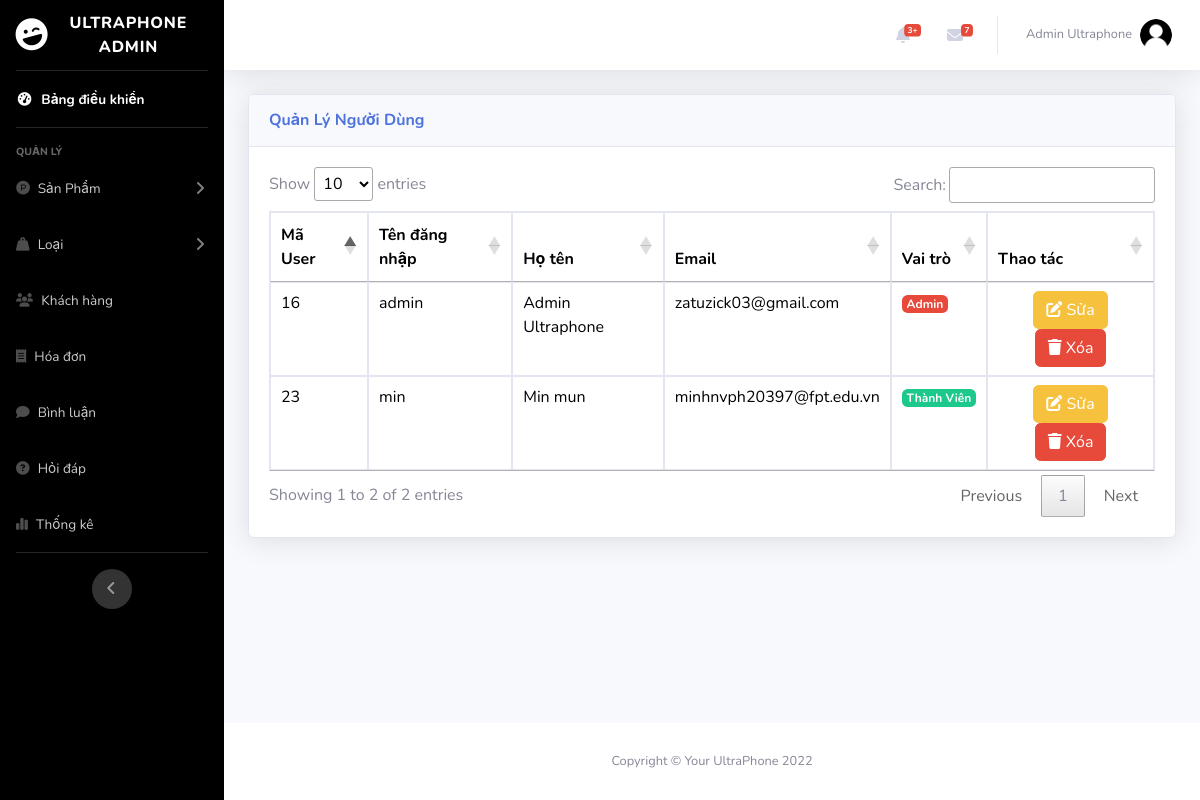
/admin/index.php?act=list_user (signed in), run on the app's committed database.
### tables this page shows
CREATE TABLE `user` (
  `id_user` int(11) NOT NULL,
  `user_name` varchar(50) NOT NULL,
  `password` varchar(50) NOT NULL,
  `full_name` varchar(255) NOT NULL,
  `sex` tinyint(4) NOT NULL DEFAULT 0,
  `email_user` varchar(255) NOT NULL,
  `address` varchar(255) NOT NULL,
  `phone_user` varchar(25) NOT NULL,
  `img_user` varchar(255) NOT NULL,
  `register_date` date DEFAULT NULL,
  `last_login` date DEFAULT NULL,
  `role` tinyint(1) NOT NULL DEFAULT 0
);

### admin/controller/controller.php (called while the page is built)
<?php
function render($path, $data = [])
{
    extract($data);
    $view = "view/" . $path . ".php";
    include_once $view;
}

### admin/model/pdo.php (called while the page is built, shortened)
<?php
function pdo_get_connection(){
    $dburl = "mysql:host=127.0.0.1;dbname=ultraphone;charset=utf8";
    $username = 'root';
    $password = '';
    $conn = new PDO($dburl, $username, $password);
    $conn->setAttribute(PDO::ATTR_ERRMODE, PDO::ERRMODE_EXCEPTION);
    return $conn;
}
function pdo_query($sql){
    $sql_args = array_slice(func_get_args(), 1);
    try{
        $conn = pdo_get_connection();
        $stmt = $conn->prepare($sql);
        $stmt->execute($sql_args);
        $rows = $stmt->fetchAll();
        return $rows;
    }
    catch(PDOException $e){
        throw $e;
    }
    finally{
        unset($conn);
    }
}

### admin/model/nguoidung.php (called while the page is built, shortened)
<?php
function loadall_user()
{
    $sql = "SELECT * FROM user ORDER BY id_user DESC";
    $listuser = pdo_query($sql);
    return $listuser;
}

### admin/view/list_user.php (the view, shortened to what this page needs)
<?php include_once "header.php" ?>
<body id="page-top">
    <div id="wrapper">
        <?php include_once "nav.php" ?>
        <div class="container-fluid">
            <div class="card shadow mb-4">
                <div class="card-header py-3">
                    <h6 class="m-0 font-weight-bold text-primary">Quản Lý Người Dùng</h6>
                </div>
                <div class="card-body">
                    <div class="table-responsive">
                        <table class="table table-bordered" id="dataTable" width="100%" cellspacing="0">
                            <thead>
                                <tr>
                                    <th>Mã User</th>
                                    <th>Tên đăng nhập</th>
                                    <th>Họ tên</th>
                                    <th>Email</th>
                                    <th>Vai trò</th>
                                    <th>Thao tác</th>
                                </tr>
                            </thead>
                            <tbody>
                                <?php foreach ($listuser as $user) : ?>
                                    <tr>
                                        <td><?= $user['id_user'] ?></td>
                                        <td><?= $user['user_name'] ?></td>
                                        <td><?= $user['full_name'] ?></td>
                                        <td><?= $user['email_user'] ?></td>
                                        <td><?php if ($user['role'] == 1) {
                                                echo "<span class='badge badge-danger'>Admin</span>";
                                            } else {
                                                echo "<span class='badge badge-success'>Thành Viên</span>
                                            ";
                                            } ?></td>
                                        <td class="text-center">
                                            <a href="./index.php?act=edit_user&id_user=<?= $user['id_user'] ?>" class="btn btn-warning"><i class="fa-solid fa-pen-to-square"></i> Sửa</a>
                                            <a href="./index.php?act=delete_usser&id_user=<?= $user['id_user'] ?>" class="btn btn-danger" onclick="return confirm('Bạn có chắc chắn muốn xóa không?')"><i class="fa-solid fa-trash"></i> Xóa</a>
                                        </td>
                                    </tr>
                                <?php endforeach ?>
                            </tbody>
                        </table>
                    </div>
                </div>
            </div>
        </div>
    </div>
    <?php include_once "footer.php" ?>

### data on the page
user: id_user "23", user_name "min", full_name "Min mun", email_user "minhnvph20397@fpt.edu.vn", role "Thành Viên"
user: id_user "16", user_name "admin", full_name "Admin Ultraphone", email_user "zatuzick03@gmail.com", role "Admin"

### other printed values
$_SESSION['admin']['full_name'] "Admin Ultraphone"
